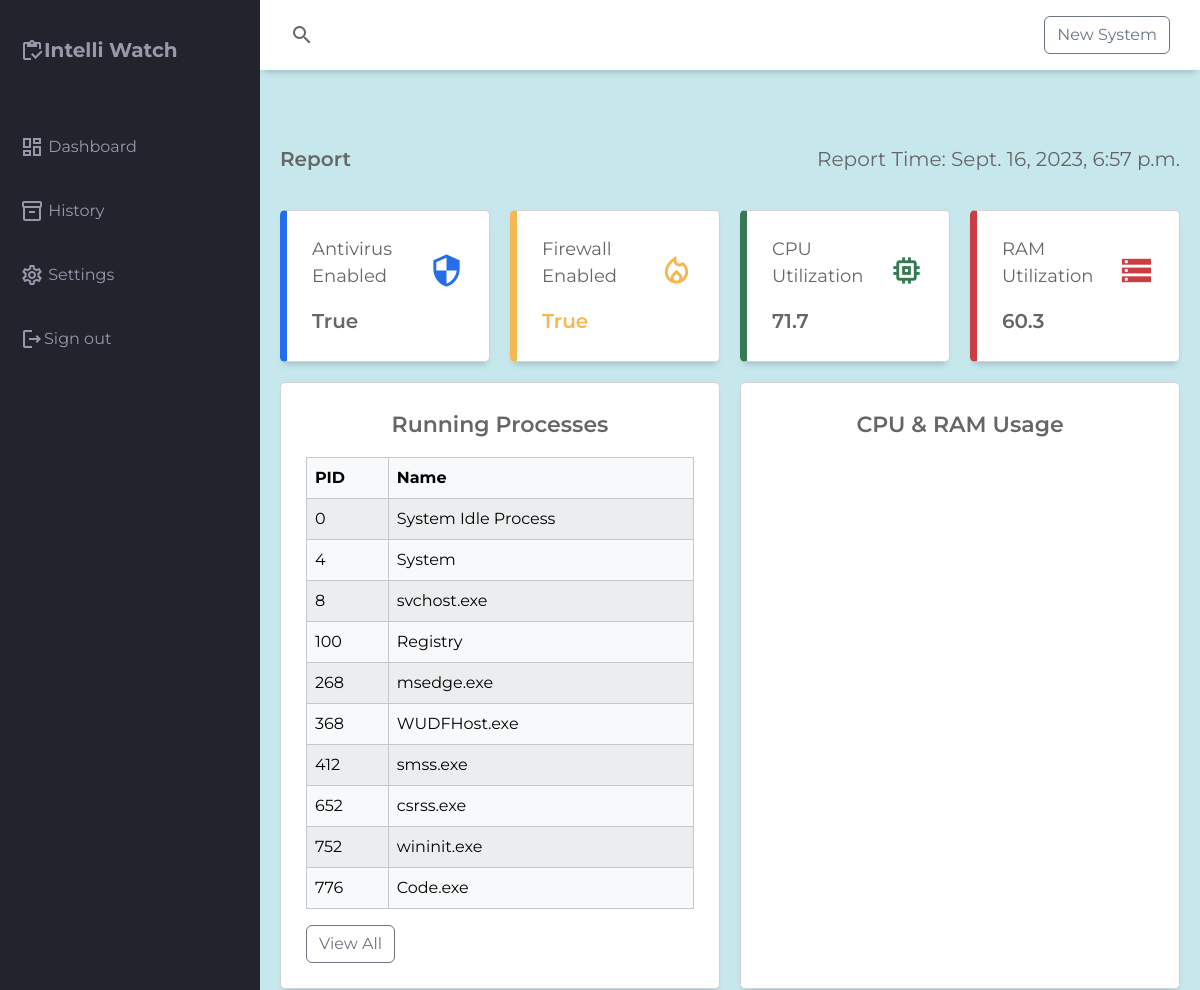
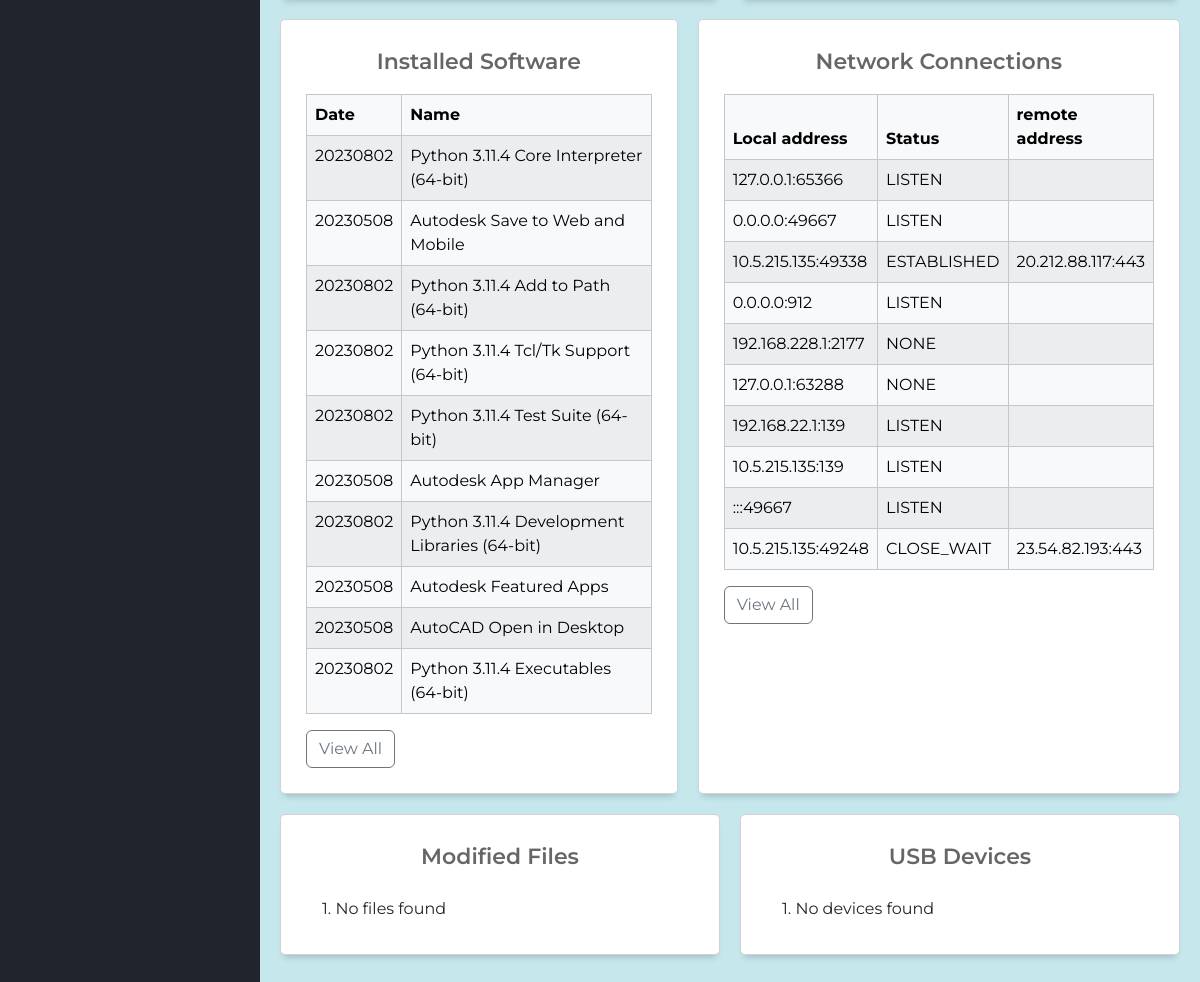
The page /viewreport/10/ (signed in) on the database its author committed (2 pictures, top to bottom).
### monitor/models.py (models this page shows)
class SystemDataInstance(models.Model):
    system = models.ForeignKey(System,on_delete=models.CASCADE)
    reported_time = models.DateTimeField(auto_now_add=True)
    anti_virus_status = models.BooleanField(default=False)
    firewall_virus_status = models.BooleanField(default=False)
    cpu_percent = models.FloatField()
    ram_percent = models.FloatField()
    running_process = models.TextField()
    usb_devices = models.TextField()
    modified_files = models.TextField()
    network_connection = models.TextField()
    installed_softwares = models.TextField(null=True)

### monitor/views.py (the view)
# urls.py: path('viewreport/<int:id>/',views.viewreport,name='system_report'),
@login_required
def viewreport(request,id):
    system = System.objects.get(id=id)
    user = request.user
    if user == system.user:
        try:
            systemdata = SystemDataInstance.objects.filter(system=system).last()
            cpu_percent = systemdata.cpu_percent
            ram_percent = systemdata.ram_percent
            antivirus = systemdata.anti_virus_status
            firewall = systemdata.firewall_virus_status
            modified_files = json.loads(systemdata.modified_files)["files"]
            runningprocess = json.loads(systemdata.running_process)["process"]
            usb = json.loads(systemdata.usb_devices)["usb"]
            network_connection = json.loads(systemdata.network_connection)["network"]
            installed_softwares = json.loads(systemdata.installed_softwares)["installed"]
            report_time = systemdata.reported_time
            previous_sysdata = SystemDataInstance.objects.filter(system=system).order_by("-reported_time")[:10]
            cpu_data = json.dumps([i.cpu_percent for i in previous_sysdata])
            memory_data = json.dumps([i.ram_percent for i in previous_sysdata])
            if (len(modified_files)==0):
                modified_files = 0
            if (len(usb)==0):
                usb = 0
            context = {
                "id":systemdata.id,
                "cpu_percent":cpu_percent,
                "ram_percent":ram_percent,
                "antivirus":antivirus,
                "firewall":firewall,
                "modified_files":modified_files,
                "running_processes":runningprocess[:10],
                "usb_devices":usb,
                "network_connections":network_connection[:10],
                "installed_softwares":installed_softwares[:10],
                "report_time":report_time,
                "prev_cpu_data":cpu_data,
                "prev_ram_data":memory_data,
            }
            return render(request,"monitor/monitor.html",context=context)
        except:
            return HttpResponse("No data received yet")
    return HttpResponse("Unauthorized")

### templates/monitor/monitor.html (shortened to what this page needs)
{% extends 'monitor/base.html' %}
        {% block content %}
        <main class="main-container">
            <div class="main-title">
                <p class="font-weight-bold">Report</p>
                <p class="subtitle">Report Time: {{ report_time }}</p>
            </div>
            <div class="main-cards">
                <div class="card">
                    <div class="card-inner">
                        <p class="primary-text">Antivirus Enabled</p>
                        <span class="material-icons-outlined text-blue">security</span>
                    </div>
                    <span class="primary-text font-weight-bold">{{ antivirus }}</span>
                </div>
                <div class="card">
                    <div class="card-inner">
                        <p class="primary-text">Firewall Enabled</p>
                        <span class="material-icons-outlined text-orange">local_fire_department</span>
                    </div>
                    <span class="primary-text font-weight-bold text-orange">{{ firewall }}</span>
                </div>
                <div class="card">
                    <div class="card-inner">
                        <p class="primary-text">CPU Utilization</p>
                        <span class="material-icons-outlined text-green">memory</span>
                    </div>
                    <span class="primary-text font-weight-bold">{{ cpu_percent }}</span>
                </div>
                <div class="card">
                    <div class="card-inner">
                        <p class="primary-text">RAM Utilization</p>
                        <span class="material-icons-outlined text-red">storage</span>
                    </div>
                    <span class="primary-text font-weight-bold">{{ ram_percent }}</span>
                </div>
            </div>
            <div class="charts">
                <div class="charts-card">
                    <p class="chart-title">Running Processes</p>
                    <table class="table table-light table-striped table-hover table-bordered">
                        <thead>
                            <tr>
                                <th>
                                    PID
                                </th>
                                <th>
                                    Name
                                </th>
                            </tr>
                        </thead>
                        <tbody>
                                {% for i in running_processes %}
                                <tr>
                                    <td>{{ i.pid }}</td>
                                    <td>{{ i.name }}</td>
                                </tr>
                                {% endfor %}
                        </tbody>
                    </table>
                    <button onclick="redirectprocess({{id}})" class="btn btn-outline-secondary">View All</button>
                </div>
                <div class="charts-card">
                    <p class="chart-title">CPU & RAM Usage</p>
                </div>
            </div>
            <div class="charts">
                <div class="charts-card">
                    <p class="chart-title">Installed Software</p>
                    <table class="table table-light table-striped table-hover table-bordered">
                        <thead>
                            <tr>
                                <th>
                                    Date
                                </th>
                                <th>
                                    Name
                                </th>
                            </tr>
                        </thead>
                        <tbody>
                            {% for i in installed_softwares %}
                        <tr>
                            <td>{{ i.InstallDate }}</td>
                            <td>{{ i.Name }}</td>
                        </tr>
                        {% endfor %}
                        </tbody>
                    </table>
                    <button onclick="redirectinstalled({{id}})" class="btn btn-outline-secondary">View All</button>
                </div>
                <div class="charts-card">
                    <p class="chart-title">Network Connections</p>
                    <table class="table table-light table-striped table-hover table-bordered">
                        <thead>
                            <tr>
                                <th>
                                    Local address
                                </th>
                                <th>
                                    Status
                                </th>
                                <th>
                                    remote address
                                </th>
                            </tr>
                        </thead>
                        <tbody>
                            {% for i in network_connections %}
                        <tr>
                            <td>{{ i.local_address }}</td>
                            <td>{{ i.status }}</td>
                            <td>{{ i.remote_address }}</td>
                        </tr>
                        {% endfor %}
                        </tbody>
                    </table>
                    <button onclick="redirectnetwork({{id}})" class="btn btn-outline-secondary">View All</button>
                </div>
            </div>
            <div class="charts">
                <div class="charts-card">
                    <p class="chart-title">Modified Files</p>
                    <ul class="list-group list-group-flush list-group-numbered">
                        {% if modified_files %}
                        {% for i in modified_files %}
                        <li class="list-group-item">{{i}}</li>
                        {% endfor %}
                        {% else %}
                        <li class="list-group-item">No files found</li>
                        {% endif %}
                    </ul>
                </div>
                <div class="charts-card">
                    <p class="chart-title">USB Devices</p>
                    <ul class="list-group list-group-flush list-group-numbered">
                        {% if usb_devices %}
                        {% for i in usb_devices %}
                        <li class="list-group-item">{{i}}</li>
                        {% endfor %}
                        {% else %}
                        <li class="list-group-item">No devices found</li>
                        {% endif %}
                    </ul>
                </div>
            </div>
        </main>
    </div>
    {% endblock %}

### static/css/style.css (style rules this page uses)
body { margin: 0; padding: 0; box-sizing: border-box; background-color: #c6e8ed !important; color: #666666 !important; font-family: "Montserrat", sans-serif; }
.material-icons-outlined { vertical-align: middle; line-height: 1px; }
.primary-text { color: #666666; }
.text-blue { color: #246dec; }
.text-red { color: #cc3c43; }
.text-green { color: #367952; }
.text-orange { color: #f5b74f; }
.font-weight-bold { font-weight: 600; }
.main-container { grid-area: main; overflow-y: auto; padding: 20px 20px; }
.main-title { display: flex; justify-content: space-between; }
.main-title > p { font-size: 20px; }
.main-cards { display: grid; grid-template-columns: 1fr 1fr 1fr 1fr; gap: 20px; margin: 20px 0; }
.card { display: flex; flex-direction: column; justify-content: space-around; padding: 25px; background-color: white; box-sizing: border-box; border: 1px solid #d2d2d3; border-radius: 5px; box-shadow: 0 6px 7px -4px rgba(0, 0, 0, 0.2); }
.card:first-child { border-left: 7px solid #246dec; }
.card:nth-child(2) { border-left: 7px solid #f5b74f; }
.card:nth-child(3) { border-left: 7px solid #367952; }
.card:nth-child(4) { border-left: 7px solid #cc3c43; }
.card > span { font-size: 20px; font-weight: 600; }
.card-inner { display: flex; align-items: center; justify-content: space-between; }
.card-inner > p { font-size: 18px; }
.card-inner > span { font-size: 35px; }
.charts { display: grid; grid-template-columns: 1fr 1fr; gap: 20px; }
.charts-card { border: 1px solid #d2d2d3; border-radius: 5px; box-shadow: 0 6px 7px -4px rgba(0, 0, 0, 0.2); background-color: white; margin-bottom: 20px; padding: 25px; box-sizing: border-box; -webkit-column-break-inside: avoid; }
.chart-title { display: flex; align-items: center; justify-content: center; font-size: 22px; font-weight: 600; }

### rows shown on the page
SystemDataInstance: reported_time "Sept. 16, 2023, 6:57 p.m.", cpu_percent "71.7", ram_percent "60.3"

### other values the page prints
{{ antivirus }} "True"
{{ firewall }} "True"
{{ i.pid }} "0" "4" "8" "100" "268" "368" "412" "652" "752" "776"
{{ i.name }} "System Idle Process" "System" "svchost.exe" "Registry" "msedge.exe" "WUDFHost.exe" "smss.exe" "csrss.exe" "wininit.exe" "Code.exe"
{{ i.InstallDate }} "20230802" "20230508" "20230802" "20230802" "20230802" "20230508" "20230802" "20230508" "20230508" "20230802"
{{ i.Name }} "Python 3.11.4 Core Interpreter (64-bit)" "Autodesk Save to Web and Mobile" "Python 3.11.4 Add to Path (64-bit)" "Python 3.11.4 Tcl/Tk Support (64-bit)" "Python 3.11.4 Test Suite (64-bit)" "Autodesk App Manager" "Python 3.11.4 Development Libraries (64-bit)" "Autodesk Featured Apps" "AutoCAD Open in Desktop" "Python 3.11.4 Executables (64-bit)"
{{ i.local_address }} "127.0.0.1:65366" "0.0.0.0:49667" "10.5.215.135:49338" "0.0.0.0:912" "192.168.228.1:2177" "127.0.0.1:63288" "192.168.22.1:139" "10.5.215.135:139" ":::49667" "10.5.215.135:49248"
{{ i.status }} "LISTEN" "LISTEN" "ESTABLISHED" "LISTEN" "NONE" "NONE" "LISTEN" "LISTEN" "LISTEN" "CLOSE_WAIT"
{{ i.remote_address }} "20.212.88.117:443" "23.54.82.193:443"
